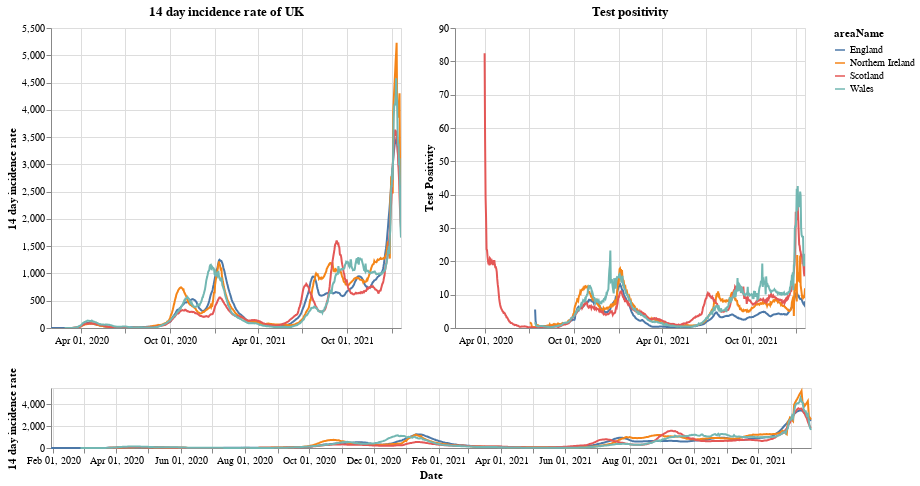

The notebook cell this image was saved under:
### Markdown cell above
# Plots

First a plot with each country in the UK. The top right shows the positivity rate for (which is the percentage of registered tests which were positive) while the top left is the 14 day incidence rate. The bottom chart can be used to select the timeframe (does not work on a mobile device).

### Code cell
#collapse
brush = alt.selection(type='interval', name='DateBrush',encodings=['x'],fields=['Time'])
leg_selection = alt.selection_multi(fields=['areaName'], bind='legend')

base = alt.Chart(uk_cases).mark_line().encode(
    x=alt.X("yearmonthdate(date):T", axis=alt.Axis(title='Date')),
    y=alt.Y("twoWeeklyCasesRate:Q", axis=alt.Axis(title='14 day incidence rate')),
    tooltip=['areaName', 'date','twoWeeklyCasesRate', 'testPositivity'],
    color='areaName',
    opacity=alt.condition(leg_selection, alt.value(2), alt.value(0.1))
).add_selection(leg_selection).properties(width=350)

upper = base.encode(alt.X('yearmonthdate(date):T', axis=alt.Axis(title=''),
                         scale=alt.Scale(domain=brush))
                   ).properties(title=f'14 day incidence rate of UK')
upper_right = upper.encode(alt.Y('testPositivity:Q', axis=alt.Axis(title='Test Positivity'))).properties(title='Test positivity')
lower = base.properties(height=60, width = 760).add_selection(brush)

(upper | upper_right) & lower

### Figure 1 — Vega-Lite specification as saved in the notebook (floating-point values rounded to 4 significant figures; data arrays with more than 128 entries replaced by an {"elided": "..."} marker saying what was removed)
{"config": {"view": {"continuousWidth": 400, "continuousHeight": 300}}, "vconcat": [{"hconcat": [{"mark": "line", "encoding": {"color": {"type": "nominal", "field": "areaName"}, "opacity": {"condition": {"value": 2, "selection": "selector001"}, "value": 0.1}, "tooltip": [{"type": "nominal", "field": "areaName"}, {"type": "temporal", "field": "date"}, {"type": "quantitative", "field": "twoWeeklyCasesRate"}, {"type": "quantitative", "field": "testPositivity"}], "x": {"type": "temporal", "axis": {"title": ""}, "field": "date", "scale": {"domain": {"selection": "DateBrush"}}, "timeUnit": "yearmonthdate"}, "y": {"type": "quantitative", "axis": {"title": "14 day incidence rate"}, "field": "twoWeeklyCasesRate"}}, "selection": {"selector001": {"type": "multi", "fields": ["areaName"], "bind": "legend"}}, "title": "14 day incidence rate of UK", "width": 350}, {"mark": "line", "encoding": {"color": {"type": "nominal", "field": "areaName"}, "opacity": {"condition": {"value": 2, "selection": "selector001"}, "value": 0.1}, "tooltip": [{"type": "nominal", "field": "areaName"}, {"type": "temporal", "field": "date"}, {"type": "quantitative", "field": "twoWeeklyCasesRate"}, {"type": "quantitative", "field": "testPositivity"}], "x": {"type": "temporal", "axis": {"title": ""}, "field": "date", "scale": {"domain": {"selection": "DateBrush"}}, "timeUnit": "yearmonthdate"}, "y": {"type": "quantitative", "axis": {"title": "Test Positivity"}, "field": "testPositivity"}}, "selection": {"selector001": {"type": "multi", "fields": ["areaName"], "bind": "legend"}}, "title": "Test positivity", "width": 350}]}, {"mark": "line", "encoding": {"color": {"type": "nominal", "field": "areaName"}, "opacity": {"condition": {"value": 2, "selection": "selector001"}, "value": 0.1}, "tooltip": [{"type": "nominal", "field": "areaName"}, {"type": "temporal", "field": "date"}, {"type": "quantitative", "field": "twoWeeklyCasesRate"}, {"type": "quantitative", "field": "testPositivity"}], "x": {"type": "temporal", "axis": {"title": "Date"}, "field": "date", "timeUnit": "yearmonthdate"}, "y": {"type": "quantitative", "axis": {"title": "14 day incidence rate"}, "field": "twoWeeklyCasesRate"}}, "height": 60, "selection": {"selector001": {"type": "multi", "fields": ["areaName"], "bind": "legend"}, "DateBrush": {"type": "interval", "encodings": ["x"], "fields": ["Time"]}}, "width": 760}], "data": {"name": "data-d796c29c538b9ade9c9d504190b3f7b2"}, "$schema": "https://vega.github.io/schema/vega-lite/v4.8.1.json", "datasets": {"data-d796c29c538b9ade9c9d504190b3f7b2": {"elided": "2796 records"}}}
